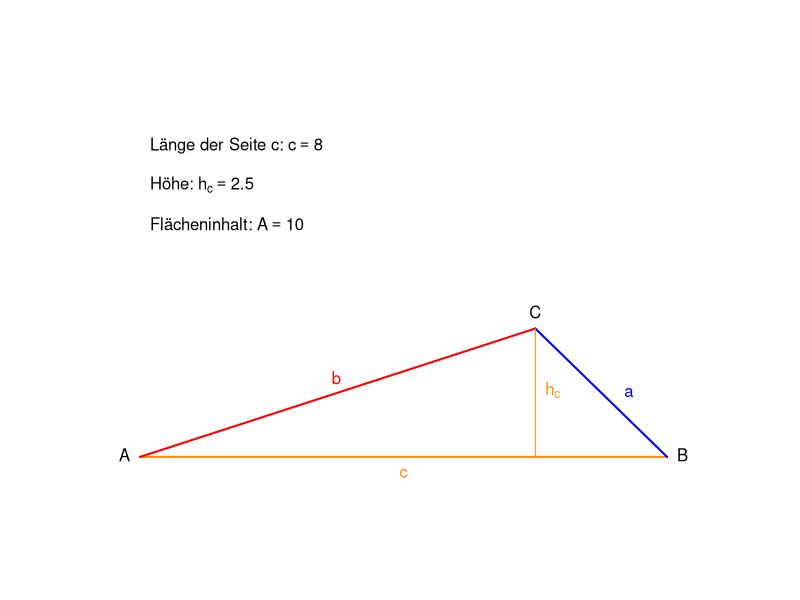
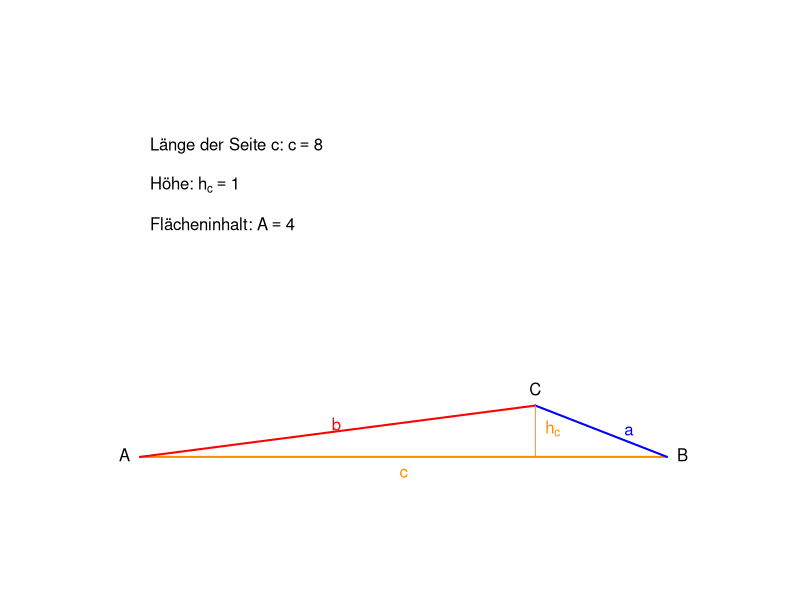
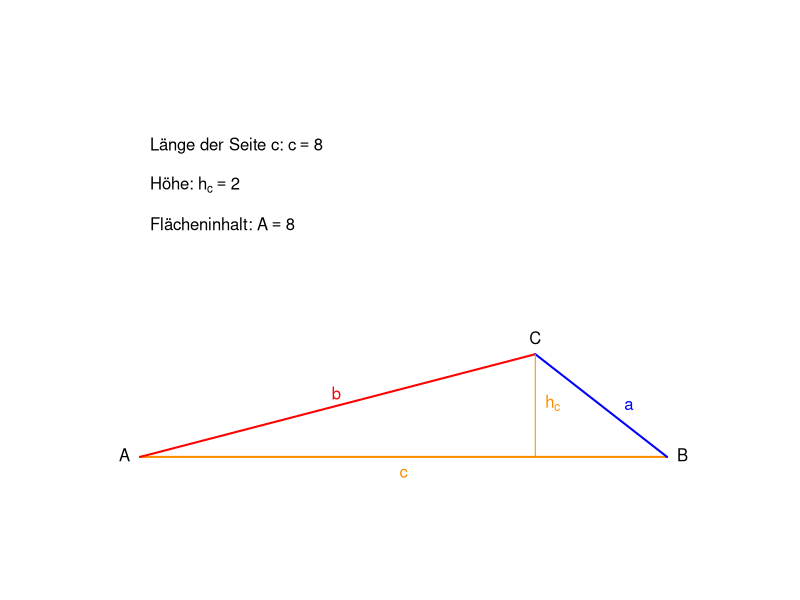
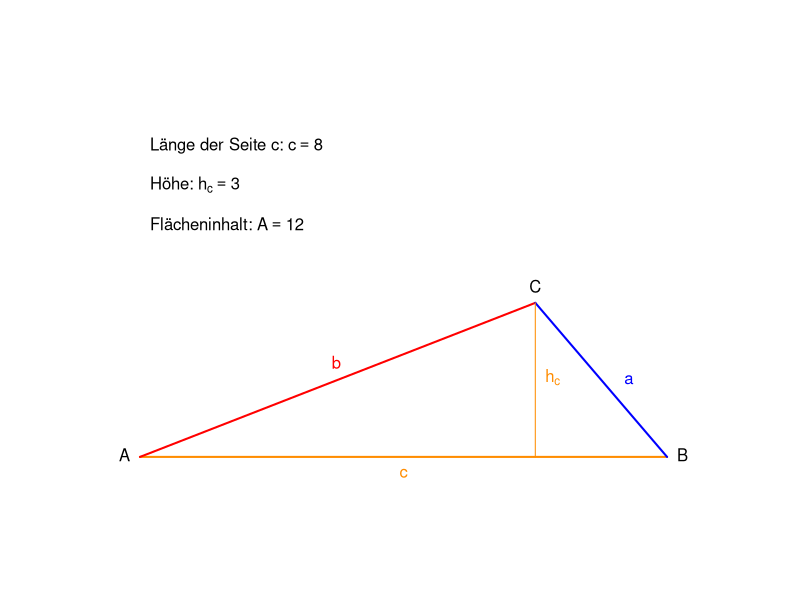
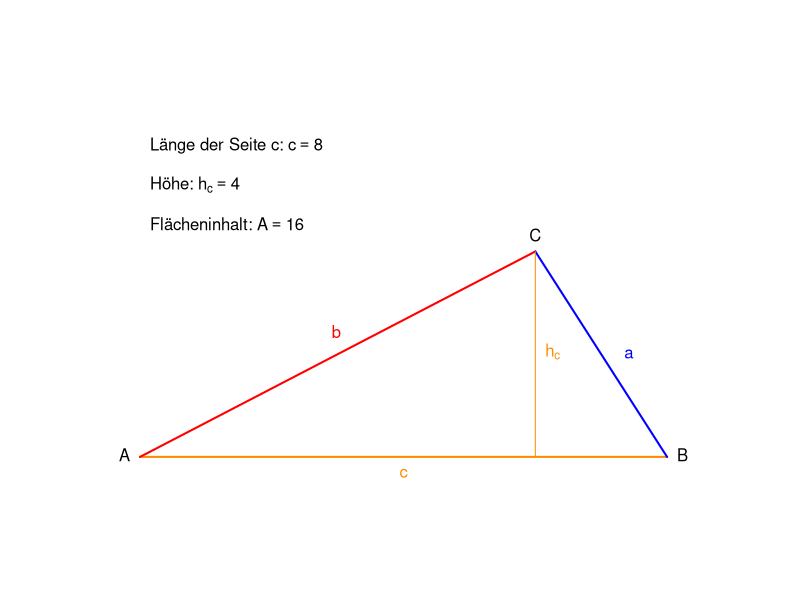
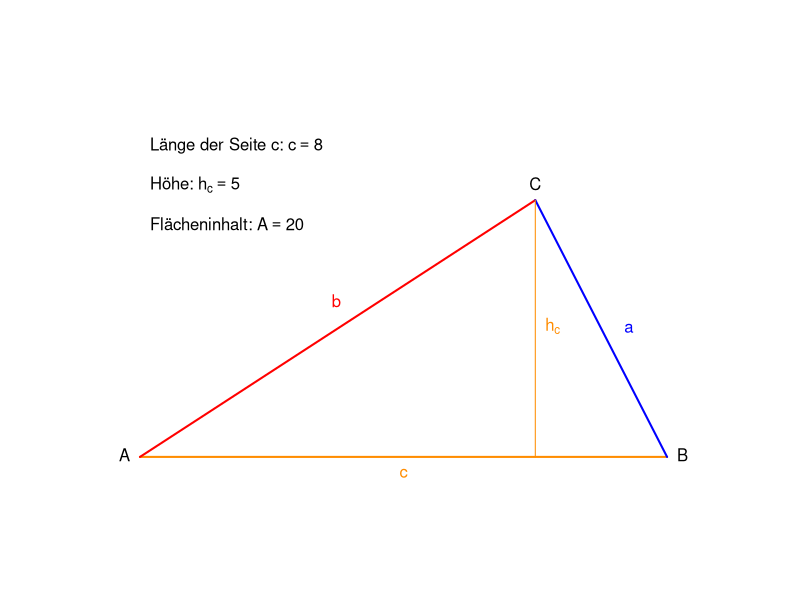
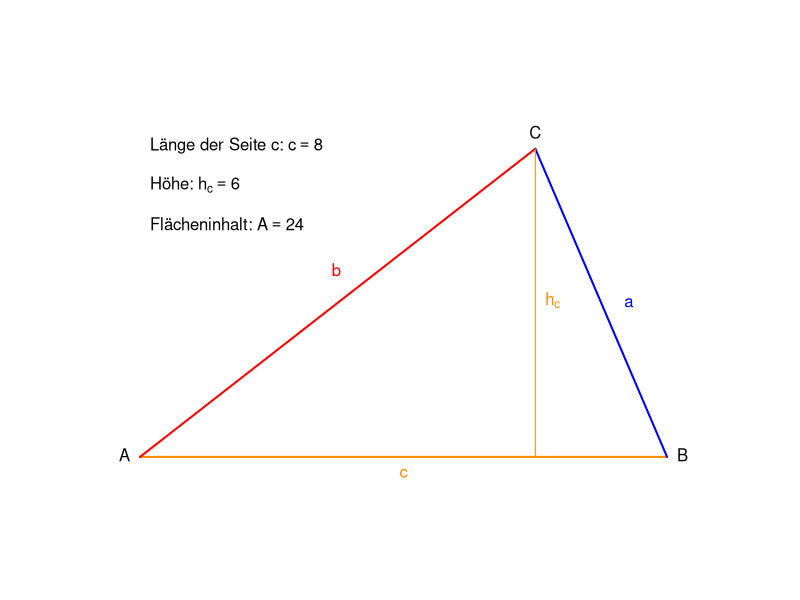
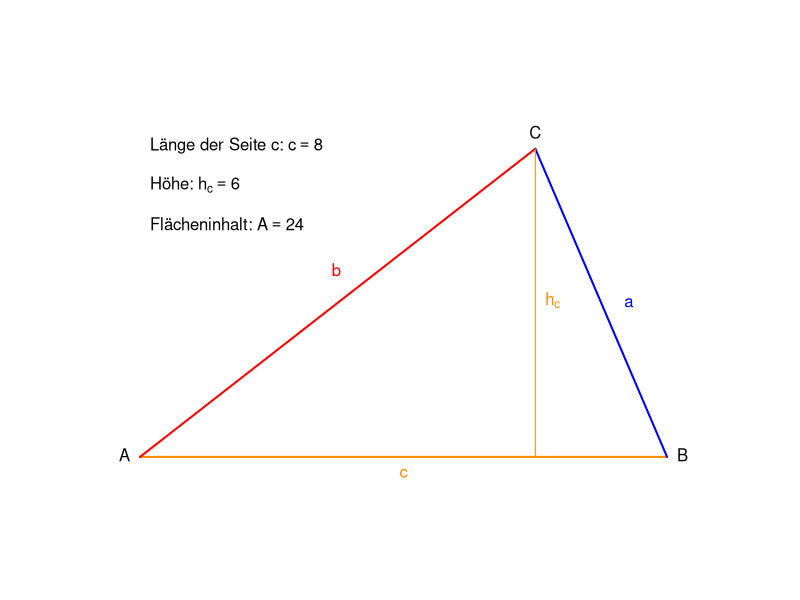

Here is the R script that generated these plots, in order:
## ---- chunk 1
knitr::opts_chunk$set(echo = TRUE)
library(knitr)
library(xtable)
## ---- chunk 2
B <- c(8,0); C <- c(6,2.5)
meinDreieck<-function(A=c(0,0), B=B, C=C, Cy_max=6){
plot(x = c(A[1],B[1]),y = c(A[2],B[2]),type="l",xlim=c(-0.5,B[1]+1),ylim=c(-0.5,Cy_max + 1), axes=F,col="darkorange",lwd=2,xlab = "",ylab="")
lines(x = c(A[1],C[1]),y = c(A[2],C[2]), col="red", lwd=2)
lines(x = c(B[1],C[1]),y = c(B[2],C[2]), col="blue", lwd=2)
lines(x=c(6,6), y=c(0,C[2]), col="darkorange", lwd=1)
text(A[1], A[2], labels = "A", pos = 2)
text(B[1], B[2], labels = "B", pos = 4)
text(C[1], C[2], labels = "C", pos = 3)
text(x=7.2, y= C[2]*0.5, labels = "a", col = "blue", pos = 4)
text(x=3.2, y= C[2]*0.6, labels = "b", col = "red",pos = 2)
text(x=4, y=0, labels = "c", col="darkorange", pos = 1)
text(x= 6 , y=C[2]/2 , labels = expression(h[c]), col="darkorange", pos = 4)
fl <- round(0.5*(B[1]-A[1])*C[2],2)
text(x = 0, y = Cy_max,      labels = bquote("Länge der Seite c:"~c==.(round(B[1],2))), pos=4)
text(x = 0, y = Cy_max-0.75,      labels = bquote("Höhe:"~h[c]==.(round(C[2],2))), pos=4)
text(x = 0, y = Cy_max-1.5, labels = bquote("Flächeninhalt:"~A==.(fl)),pos=4)
}
meinDreieck(B = c(8,0), C = c(6,2.5))
## ---- chunk 3

## ---- chunk 4

## ---- chunk 5
xxd <- c(1,2,3,4,5,6)
xxd <- c(xxd,rev(xxd))
for(i in 1:length(xxd)){
  meinDreieck(B = c(8,0), C = c(6,xxd[i]))
}
## ---- chunk 6
xxd <- c(1,2,3,4,5,6)
xxd <- c(xxd,rev(xxd))
for(i in 1:length(xxd)){
  meinDreieck(B = c(8,0), C = c(6,xxd[i]))
}
